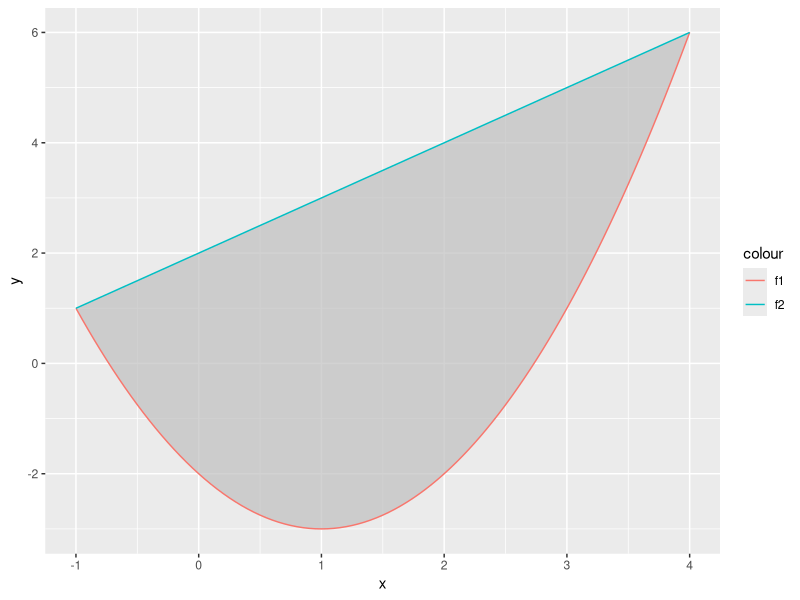

This figure's R source:
## ---- chunk 1
knitr::opts_chunk$set(echo = F, warning = F, message = F, collapse = T)
## ---- chunk 2
library(ggplot2)
## ---- chunk 3
f1 <- function(x) {x^2 - 2*x - 2}
f2 <- function(x) {x + 2}
funcShaded <- function(x) {
    y <- f1(x)
    y[x < -1 | x > 4] <- NA
    return(y)
}


ggplot(data.frame(x=c(-1, 4)), aes(x = x)) +
  stat_function(fun = funcShaded, geom = "polygon", fill = "grey", alpha = 0.7) +
  stat_function(fun = f1, geom = "line", aes(colour = "f1")) +
  stat_function(fun = f2, geom = "line", aes(colour = "f2"))
